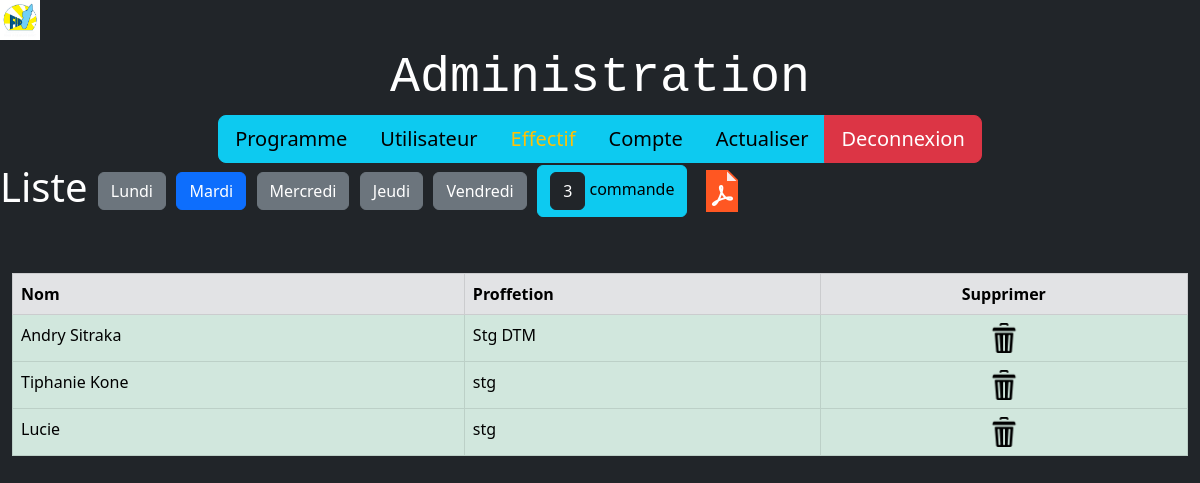
The page /admin/x/SNRS/d2.php on the database its author committed.
### tables this page shows
CREATE TABLE IF NOT EXISTS `utilisateur` (
  `numUt` int(11) NOT NULL AUTO_INCREMENT,
  `photos` varchar(100) NOT NULL,
  `nom` varchar(25) NOT NULL,
  `prenom` varchar(25) NOT NULL,
  `direction` varchar(25) NOT NULL,
  `tel` varchar(25) NOT NULL,
  `mdp` varchar(25) NOT NULL,
  `valeur` varchar(25) NOT NULL,
  `fady` varchar(25) NOT NULL,
  `adrs` varchar(100) NOT NULL,
  `adrs_mail` varchar(100) NOT NULL,
  `fonc` varchar(50) NOT NULL,
  PRIMARY KEY (`numUt`)
);

### admin/x/SNRS/d2.php (the view, shortened to what this page needs)
<?php
include("../connexion.php");
$sql ="SELECT  COUNT(*) numUt FROM utilisateur , andro ,commande where (utilisateur.numUt =commande.id_ut) AND
(andro.id = commande.id_dat) And id_dat= 2" ;
$result = $conn->query($sql);
$isa = mysqli_fetch_assoc($result);
?>
<!DOCTYPE html>
<html lang="en">
<head>
    <link rel="stylesheet" href="../css/style.css">
    <link rel="stylesheet" href="../css/bootstrap.min.css">
    <link rel="stylesheet" href="style.css">
</head>
<body class="bg-dark">
<img src="../image/f.jpg" alt="" width="40" height="40" >
<center>
<div id="titre" class="text-white">Administration</div>
</center>
    <div class="container-fluid btn-lg">
         <div class="container-fluid">
            <div class="row">
                      <article class="col-md-12">
                      <center>
<div class="btn-group btn-group-lg" role="group" aria-label="Large button group" >
<a href="admin.php" class="btn btn-info "> Programme</a>
<a href="Utilisateur.php" class="btn btn-info">Utilisateur</a>
<a href="d1.php"class="btn btn-info text-warning">Effectif</a>
<a href="compte.php" class="btn btn-info">Compte</a>
<a href="actualiser.php" class="btn btn-info">Actualiser</a>
<a href="../index.php" class="btn btn-danger">Deconnexion</a>
</div>
</center>
                      </article >
            </div>
        </div>
</div>
<h1> <span class="text-white">Liste</span>
     <a href="d1.php" class="btn btn-secondary">Lundi</a>
     <a href="d2.php" class="btn btn-primary">Mardi</a>
     <a href="d3.php" class="btn btn-secondary">Mercredi</a>
     <a href="d4.php" class="btn btn-secondary">Jeudi</a>
     <a href="d5.php" class="btn btn-secondary">Vendredi</a>
     <div class="btn btn-info">
        <div class="btn btn-dark"><?php print_r( $isa ['numUt'] );?></div><?php  echo " commande"; ?> </div>
     <a href="../pdf/mardi.php" > <img src="../image/pdf.png" alt=""> </a>
</h1>
<br><br>
<div class="container-fluid">
<table class="table table-bordered">
    <header>
        <tr class="table-secondary">
            <th>Nom</th>
            <th>Proffetion</th>
             <th><center>Supprimer</center></th>
        </tr>
    </header>
<?php
include("../connexion.php");
$sql ="SELECT prenom,direction ,numUt FROM utilisateur , andro ,commande where (utilisateur.numUt =commande.id_ut) AND
(andro.id = commande.id_dat) And id_dat= 2" ;
  $result = $conn->query($sql);
  if ($result->num_rows > 0) {
  while($row = $result->fetch_assoc()) {
?>
        <tr class="table-success ">
            <td> <?php echo ($row['prenom']); ?></td>
            <td> <?php echo ($row['direction']); ?>
            <th><center><a href= "supa2.php?supp=<?php echo $row['numUt'];?>"><img src="../image/sip.png" alt="" width="30" height="30"> </a></center></th>
        </tr>
        </td> <?php }} ?>
</table>
</div>
</body>
</html>

### admin/x/SNRS/style.css (style rules this page uses)
#titre { font-size: 50px; font-family: monospace; }

### rows shown on the page
utilisateur: prenom "Andry Sitraka", direction "Stg DTM"
utilisateur: prenom "Tiphanie Kone", direction "stg"
utilisateur: prenom "Lucie", direction "stg"
